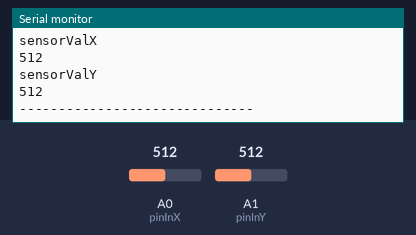
A sketch run on a simulated Arduino Uno, built with avr-gcc and run on an emulated ATmega328P. Parts: the last lines printed to the serial monitor. The inputs (shaded band) are chosen by the test bench; at power-on: A0 (pinInX) = 512, A1 (pinInY) = 512.

Above: at 1.8 s.
1.9 s: A0 (pinInX) set to 716
3.4 s: A1 (pinInY) set to 306
At 4.7 s:
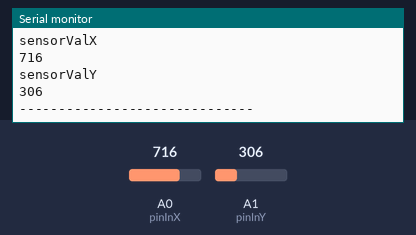
4.9 s: A0 (pinInX) set to 900
6.4 s: A1 (pinInY) set to 122
At 7.8 s:
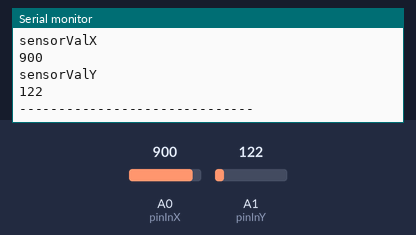
Timing chart, 0 to 8.9 s (numbered marks = the images above; inputs shaded):
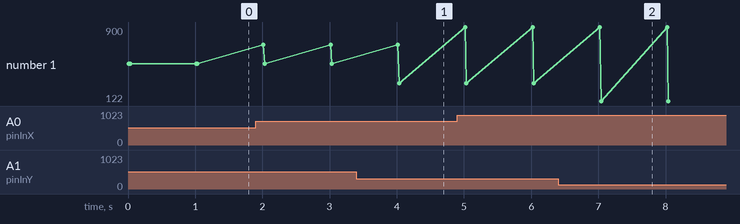

Measured:
- after the input at 3.4 s, the serial monitor: prints a new line after 0.64 s (image 1)
- after the input at 6.4 s, the serial monitor: prints a new line after 0.64 s (image 2)
- plotted number 1: 512 → 306 after the input at 3.4 s, 306 → 122 after the input at 6.4 s

The sketch:

Joystick.ino
```cpp
// pullup estado normal es 5

int pinInX = A0;
int pinInY = A1;

void setup() {
  // put your setup code here, to run once:
  Serial.begin(9600);
  pinMode(pinInX, INPUT);
  pinMode(pinInY, INPUT);
}

void loop() {
  // put your main code here, to run repeatedly:
  int sensorValX = analogRead(pinInX);
  int sensorValY = analogRead(pinInY);


  Serial.println("sensorValX");
  Serial.println(sensorValX);
  Serial.println("sensorValY");
  Serial.println(sensorValY);

  Serial.println("------------------------------");

  delay(1000);
}
```
